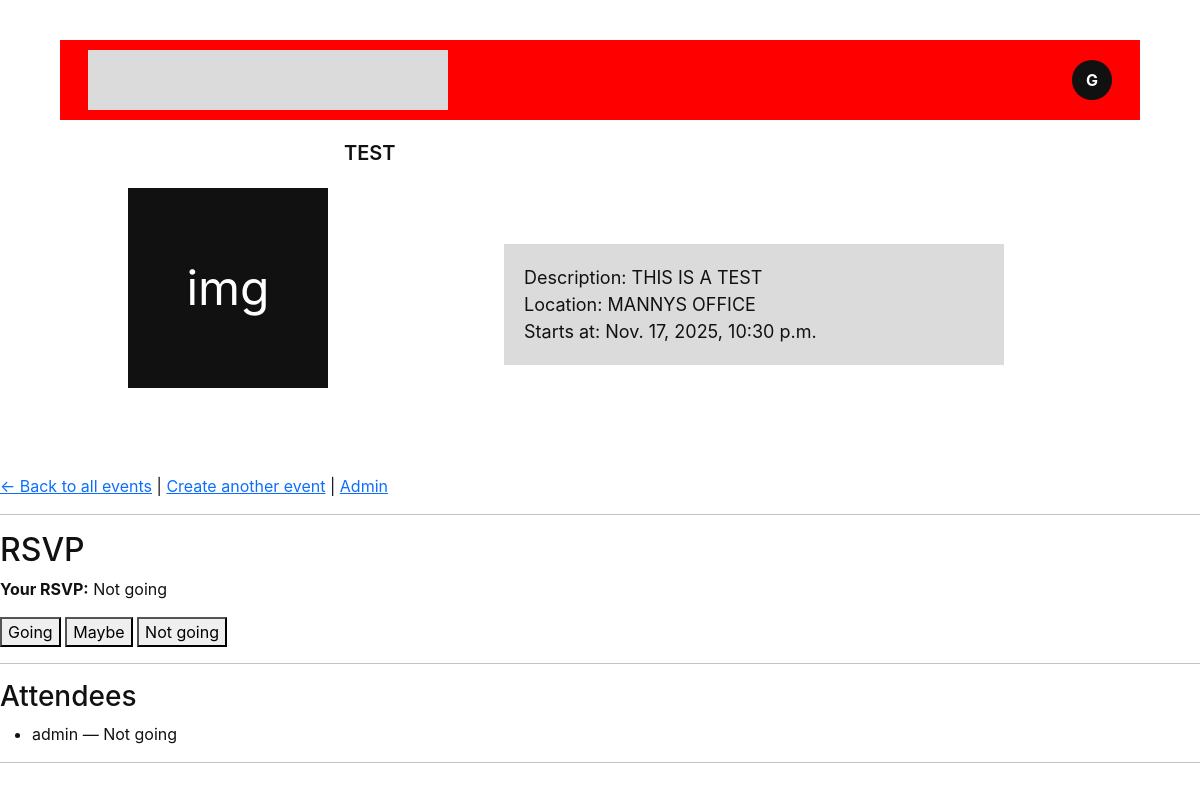
/events/3/ (signed in), run on the app's committed database.
### app/models.py (models this page shows, shortened)
class Event(models.Model):
    PUBLIC = 'public'
    PRIVATE = 'private'
    VISIBILITY_CHOICES = [
        (PUBLIC, 'Public'),
        (PRIVATE, 'Private'),
    ]
    title = models.CharField(max_length=100)
    description = models.TextField(blank=True)
    host = models.ForeignKey(Profile, on_delete=models.CASCADE, related_name='hosted_events')
    location = models.CharField(max_length=255)
    starts_at = models.DateTimeField()
    capacity = models.PositiveIntegerField()
    visibility = models.CharField(max_length=10, choices=VISIBILITY_CHOICES, default=PUBLIC)
    interests = models.ManyToManyField(Interest, blank=True, related_name='events')
    created_at = models.DateTimeField(auto_now_add=True)
    class Meta:
        ordering = ['starts_at']
        indexes = [
            models.Index(fields=['starts_at']),
        ]

class RSVP(models.Model):
    class Meta:
        constraints = [models.UniqueConstraint(fields=['user', 'event'], name='unique_rsvp')]
    GOING = 'going'
    MAYBE = 'maybe'
    NO = 'no'
    STATUS_CHOICES = [
        (GOING, 'Going'),
        (MAYBE, 'Maybe'),
        (NO, 'Not going')
    ]
    user = models.ForeignKey(Profile, on_delete=models.CASCADE)
    event = models.ForeignKey(Event, on_delete=models.CASCADE, related_name='rsvps')
    status = models.CharField(max_length=10, choices=STATUS_CHOICES)
    created_at = models.DateTimeField(auto_now_add=True)

class Profile(models.Model):
    user = models.OneToOneField(User, on_delete=models.CASCADE)
    fullname = models.CharField(max_length=100, blank=True)
    birthday = models.DateField(blank=True, null=True)
    phone_number = models.CharField(max_length=20, blank=True)
    display_name = models.CharField(max_length=30, blank=True)
    bio = models.TextField(blank=True)
    interests = models.ManyToManyField('Interest', blank=True)

### app/views.py (the view)
# urls.py: path('events/<int:event_id>/', views.event_detail, name='event_detail'),
@login_required
def event_detail(request, event_id):
    event = get_object_or_404(Event, id=event_id)
    my_rsvp = RSVP.objects.filter(user=request.user.profile, event=event).first()
    attendees = event.rsvps.select_related('user')
    return render(request,"app/event_detail.html",{"event": event,"my_rsvp": my_rsvp,"attendees": attendees,},)

### app/templates/app/event_detail.html (shortened to what this page needs)
<!doctype html>
<html lang="en">
<head>
  <link href="https://cdn.jsdelivr.net/npm/bootstrap@5.3.2/dist/css/bootstrap.min.css" rel="stylesheet">
</head>
<body>
  <div class="events-section" id="eventsSection">
    <div class="topbar">
      <div class="brand-box"></div>
      <a href="{% url 'profile' %}" style="text-decoration: none;">
      <button class="avatar btn bun-custom" >G</button>
      </a>
    </div>
    <div class="event-card">
      <div class="profile-thumb">img</div>
      <div class="event-meta">
        <div class="event-title">{{ event.title }}</div>
        <div class="event-desc">
          Description: {{event.description}}<br>
          Location: {{event.location}}<br>
          Starts at: {{event.starts_at}}
        </div>
      </div>
    </div>
  </div>
  <p>
    <a href="{% url 'event_list' %}">← Back to all events</a> |
    <a href="{% url 'event_create' %}">Create another event</a> |
    <a href="/admin/">Admin</a>
  </p>
  <hr>
  <h2>RSVP</h2>
  {% if my_rsvp %}
    <p><strong>Your RSVP:</strong> {{ my_rsvp.get_status_display }}</p>
  {% else %}
    <p><strong>Your RSVP:</strong> You haven't RSVPed yet.</p>
  {% endif %}
  <form method="post" action="{% url 'rsvp_event' event.id %}">
    <button type="submit" name="status" value="going">Going</button>
    <button type="submit" name="status" value="maybe">Maybe</button>
    <button type="submit" name="status" value="no">Not going</button>
  </form>
  <hr>
  <h3>Attendees</h3>
  <ul>
    {% for rsvp in attendees %}
      <li>
        {{ rsvp.user.display_name }} — {{ rsvp.get_status_display }}
      </li>
    {% empty %}
      <li>No RSVPs yet.</li>
    {% endfor %}
  </ul>
  <hr>
</body>
</html>

### app/templates/app/event_detail.html (style rules this page uses)
html, body { height: 100%; margin: 0; }
body { background: #fff; font-family: Inter, system-ui, -apple-system, "Segoe UI", Roboto, "Helvetica Neue", Arial; color: #111; overflow-x: hidden; }
.events-section { padding: 40px 60px; }
.topbar { height: 80px; display: flex; align-items: center; justify-content: space-between; padding: 12px 28px; background: red; width: 100%; }
.brand-box { width: 360px; height: 60px; background: #dbdbdb; }
.avatar { width: 40px; height: 40px; border-radius: 50%; background: #111; color: #fff; display: flex; align-items: center; justify-content: center; font-weight: 700; }
.event-card { display: flex; padding: 18px; margin-bottom: 28px; align-items: right; gap: 16px; break-inside: avoid; }
.profile-thumb { width: 200px; height: 200px; background: #111; margin-top: 50px; margin-left: 50px; display: flex; align-items: center; justify-content: center; color: white; font-size: 48px; }
.event-meta { flex: 1; }
.event-title { font-size: 20px; font-weight: 600; margin-bottom: 6px; }
.event-desc { font-size: 18px; margin-bottom: 10px; position: relative; left: 160px; top: 70px; background: #dbdbdb; width: 500px; height 700px; padding: 20px; margin-bottom: 50px; display: flex; }

### data on the page
Event: title "TEST", description "THIS IS A TEST", location "MANNYS OFFICE", starts_at "Nov. 17, 2025, 10:30 p.m."
RSVP: status "Not going", user.display_name "admin"
